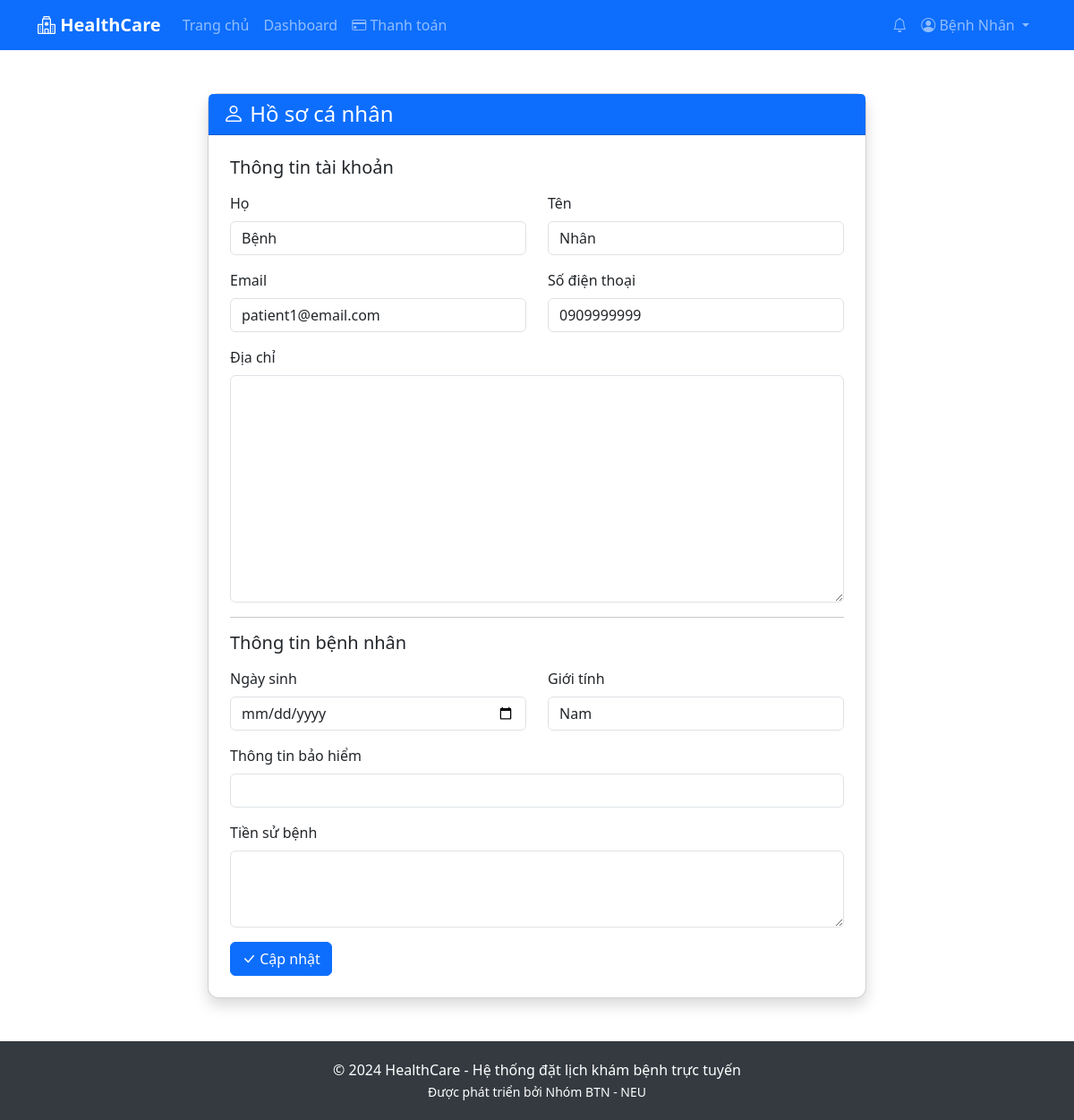
The page /accounts/profile/ (signed in) on the database its author committed.
### accounts/models.py (models this page shows, shortened)
class User(AbstractUser):
    ROLE_CHOICES = [
        ('patient', 'Bệnh nhân'),
        ('doctor', 'Bác sĩ'),
        ('admin', 'Quản trị viên'),
    ]
    role = models.CharField(max_length=10, choices=ROLE_CHOICES, default='patient')
    phone = models.CharField(max_length=15, blank=True)
    address = models.TextField(blank=True)
    is_active = models.BooleanField(default=True)
    def is_patient(self):
        return self.role == 'patient'

### patients/models.py (models this page shows, shortened)
class Patient(models.Model):
    GENDER_CHOICES = [
        ('M', 'Nam'),
        ('F', 'Nữ'),
        ('O', 'Khác'),
    ]
    user = models.OneToOneField(User, on_delete=models.CASCADE, related_name='patient_profile')
    date_of_birth = models.DateField(null=True, blank=True)
    gender = models.CharField(max_length=1, choices=GENDER_CHOICES, blank=True)
    insurance_info = models.CharField(max_length=100, blank=True)
    medical_history = models.TextField(blank=True)
    created_at = models.DateTimeField(auto_now_add=True)
    updated_at = models.DateTimeField(auto_now=True)
    class Meta:
        verbose_name = 'Bệnh nhân'
        verbose_name_plural = 'Bệnh nhân'

### accounts/views.py (the view)
# urls.py: path('profile/', views.profile, name='profile'),
@login_required
def profile(request):
    user = request.user
    patient_form = None
    if request.method == 'POST':
        user_form = UserProfileForm(request.POST, instance=user)
        if user.is_patient() and hasattr(user, 'patient_profile'):
            patient_form = PatientProfileForm(request.POST, instance=user.patient_profile)
            if user_form.is_valid() and patient_form.is_valid():
                user_form.save()
                patient_form.save()
                messages.success(request, 'Cập nhật thông tin thành công!')
                return redirect('profile')
        else:
            if user_form.is_valid():
                user_form.save()
                messages.success(request, 'Cập nhật thông tin thành công!')
                return redirect('profile')
    else:
        user_form = UserProfileForm(instance=user)
        if user.is_patient() and hasattr(user, 'patient_profile'):
            patient_form = PatientProfileForm(instance=user.patient_profile)
    context = {
        'user_form': user_form,
        'patient_form': patient_form,
    }
    return render(request, 'accounts/profile.html', context)

### accounts/forms.py
class UserProfileForm(forms.ModelForm):
    class Meta:
        model = User
        fields = ['first_name', 'last_name', 'email', 'phone', 'address']
    def __init__(self, *args, **kwargs):
        super().__init__(*args, **kwargs)
        for field in self.fields.values():
            field.widget.attrs['class'] = 'form-control'

class PatientProfileForm(forms.ModelForm):
    class Meta:
        model = Patient
        fields = ['date_of_birth', 'gender', 'insurance_info', 'medical_history']
        widgets = {
            'date_of_birth': forms.DateInput(attrs={'type': 'date'}),
            'medical_history': forms.Textarea(attrs={'rows': 3}),
        }
    def __init__(self, *args, **kwargs):
        super().__init__(*args, **kwargs)
        for field in self.fields.values():
            field.widget.attrs['class'] = 'form-control'

### templates/accounts/profile.html (shortened to what this page needs)
{% extends 'base.html' %}
{% block content %}
<div class="container py-5">
    <div class="row justify-content-center">
        <div class="col-md-8">
            <div class="card shadow">
                <div class="card-header bg-primary text-white">
                    <h4 class="mb-0"><i class="bi bi-person"></i> Hồ sơ cá nhân</h4>
                </div>
                <div class="card-body p-4">
                    <form method="post">
                        <h5 class="mb-3">Thông tin tài khoản</h5>
                        <div class="row">
                            <div class="col-md-6 mb-3">
                                <label class="form-label">Họ</label>
                                {{ user_form.first_name }}
                            </div>
                            <div class="col-md-6 mb-3">
                                <label class="form-label">Tên</label>
                                {{ user_form.last_name }}
                            </div>
                        </div>
                        <div class="row">
                            <div class="col-md-6 mb-3">
                                <label class="form-label">Email</label>
                                {{ user_form.email }}
                            </div>
                            <div class="col-md-6 mb-3">
                                <label class="form-label">Số điện thoại</label>
                                {{ user_form.phone }}
                            </div>
                        </div>
                        <div class="mb-3">
                            <label class="form-label">Địa chỉ</label>
                            {{ user_form.address }}
                        </div>
                        {% if patient_form %}
                            <hr>
                            <h5 class="mb-3">Thông tin bệnh nhân</h5>
                            <div class="row">
                                <div class="col-md-6 mb-3">
                                    <label class="form-label">Ngày sinh</label>
                                    {{ patient_form.date_of_birth }}
                                </div>
                                <div class="col-md-6 mb-3">
                                    <label class="form-label">Giới tính</label>
                                    {{ patient_form.gender }}
                                </div>
                            </div>
                            <div class="mb-3">
                                <label class="form-label">Thông tin bảo hiểm</label>
                                {{ patient_form.insurance_info }}
                            </div>
                            <div class="mb-3">
                                <label class="form-label">Tiền sử bệnh</label>
                                {{ patient_form.medical_history }}
                            </div>
                        {% endif %}
                        <button type="submit" class="btn btn-primary">
                            <i class="bi bi-check-lg"></i> Cập nhật
                        </button>
                    </form>
                </div>
            </div>
        </div>
    </div>
</div>
{% endblock %}

### templates/base.html (shortened to what this page needs)
<!DOCTYPE html>
<html lang="vi">
<head>
    <link href="https://cdn.jsdelivr.net/npm/bootstrap@5.3.0/dist/css/bootstrap.min.css" rel="stylesheet">
    <link href="https://cdn.jsdelivr.net/npm/bootstrap-icons@1.10.0/font/bootstrap-icons.css" rel="stylesheet">
</head>
<body>
    <nav class="navbar navbar-expand-lg navbar-dark bg-primary">
        <div class="container">
            <a class="navbar-brand" href="{% url 'home' %}">
                <i class="bi bi-hospital"></i> HealthCare
            </a>
            <div class="collapse navbar-collapse" id="navbarNav">
                <ul class="navbar-nav me-auto">
                    <li class="nav-item">
                        <a class="nav-link" href="{% url 'home' %}">Trang chủ</a>
                    </li>
                    {% if user.is_authenticated %}
                        <li class="nav-item">
                            <a class="nav-link" href="{% url 'dashboard' %}">Dashboard</a>
                        </li>
                        {% if user.is_patient %}
                        <li class="nav-item">
                            <a class="nav-link" href="{% url 'payment_history' %}">
                                <i class="bi bi-credit-card"></i> Thanh toán
                            </a>
                        </li>
                        {% endif %}
                    {% endif %}
                </ul>
                <ul class="navbar-nav">
                    {% if user.is_authenticated %}
                        <li class="nav-item dropdown">
                            <a class="nav-link position-relative" href="#" id="notificationDropdown" role="button" data-bs-toggle="dropdown">
                                <i class="bi bi-bell"></i>
                            </a>
                        </li>
                        <li class="nav-item dropdown">
                            <a class="nav-link dropdown-toggle" href="#" id="userDropdown" role="button" data-bs-toggle="dropdown">
                                <i class="bi bi-person-circle"></i>
                                <span class="d-none d-md-inline">{{ user.get_full_name|default:user.username }}</span>
                            </a>
                        </li>
                    {% endif %}
                </ul>
            </div>
        </div>
    </nav>
    <main>
        {% block content %}{% endblock %}
    </main>
    <footer>
        <div class="container text-center">
            <p class="mb-0">&copy; 2024 HealthCare - Hệ thống đặt lịch khám bệnh trực tuyến</p>
            <small>Được phát triển bởi Nhóm BTN - NEU</small>
        </div>
    </footer>
</body>
</html>

### templates/base.html (style rules this page uses)
:root { --primary-gradient: linear-gradient(135deg, #667eea 0%, #764ba2 100%); --primary-color: #667eea; }
* { -webkit-tap-highlight-color: transparent; }
body { min-height: 100vh; display: flex; flex-direction: column; font-size: 16px; }
.navbar-brand { font-weight: bold; }
.card { transition: transform 0.2s; border-radius: 12px; box-shadow: 0 2px 10px rgba(0,0,0,0.08); }
footer { margin-top: auto; background-color: #343a40; color: white; padding: 20px 0; }
.navbar { position: sticky; top: 0; z-index: 1030; }

### rows shown on the page
User: get_full_name "Bệnh Nhân", first_name "Bệnh", last_name "Nhân", email "patient1@email.com", phone "0909999999"
Patient: gender "Nam"
